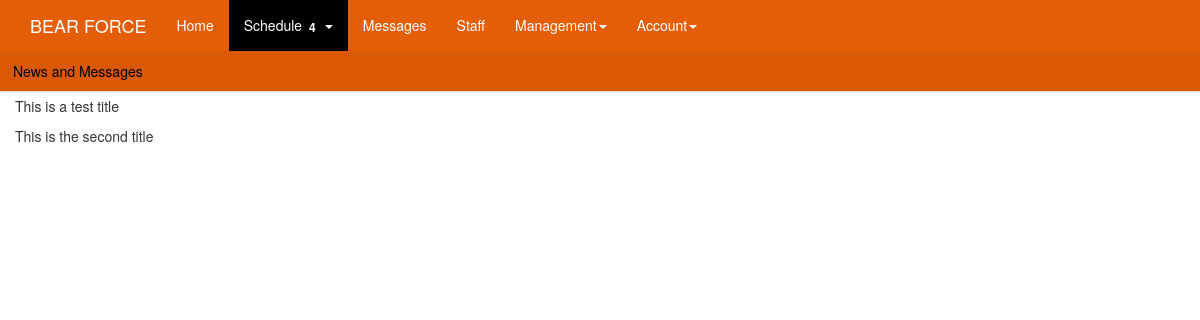
The app's page /schedules/messages, older data.
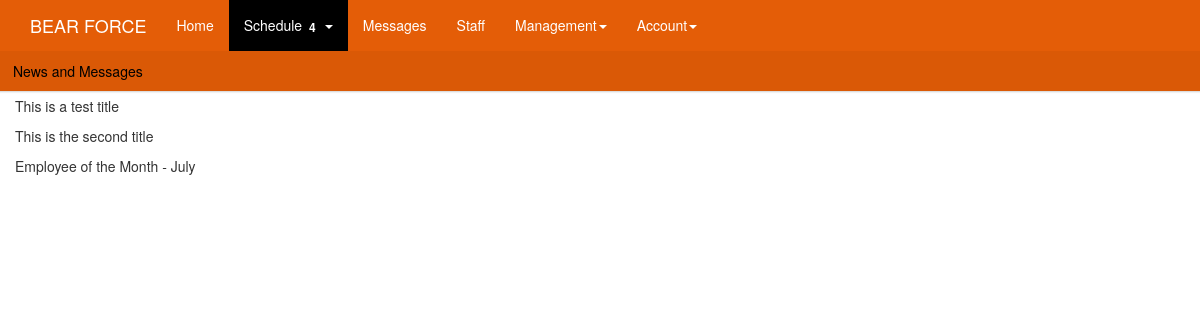
The same page, newer data.
### schedules/models.py (models this page shows)
class News_Messages(models.Model):
	user = models.ForeignKey(User, on_delete=models.CASCADE)
	title = models.CharField(max_length = 500)
	content = models.TextField()
	publish_date = models.DateTimeField(
		default = timezone.now,
	)
	def __str__(self):
		return(self.title)

### schedules/views.py (the view)
def messages(request):
	bearforce_messages = News_Messages.objects.all()
	context = {
		"bearforce_messages": bearforce_messages,
	}
	return render(request, 'schedules/messages.html', context)

### schedules/templates/schedules/messages.html
{% extends 'schedules/base.html' %}
{% block body %}
	<div class="container-fluid">
		<div class="row">
			<div class="panel panel-default">
				<div class="panel-heading">News and Messages</div>
			</div>
			<div id="messages" class="col-md-12">
				{% for nm in bearforce_messages %}
					<p> {{ nm }} </p>
				{% endfor %}
			</div>
		</div>
	</div>
{% endblock %}

Row changes from the older to the newer data that the page shows:
added News_Messages: title "Employee of the Month - July"
